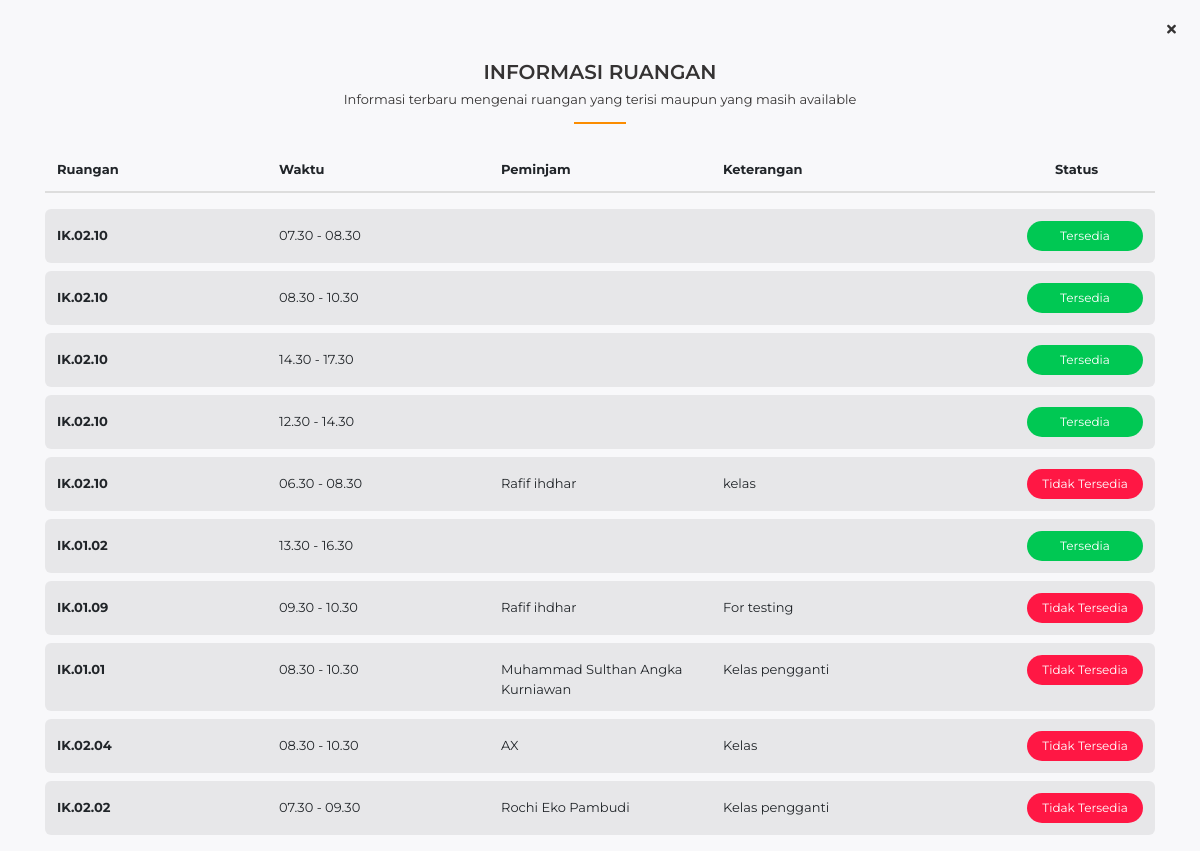
The page /index.php/main/schedule on the database its author committed.
### tables this page shows
CREATE TABLE `booking` (
  `id` varchar(64) NOT NULL,
  `id_peminjam` varchar(64) NOT NULL,
  `id_ruangan` varchar(64) NOT NULL,
  `date` date NOT NULL,
  `date_declined` date NOT NULL,
  `time` varchar(100) NOT NULL,
  `keterangan` varchar(255) NOT NULL,
  `status` varchar(50) NOT NULL,
  `date_created` datetime NOT NULL DEFAULT current_timestamp()
);

CREATE TABLE `ruangan` (
  `id` varchar(64) NOT NULL,
  `id_kategori` varchar(64) NOT NULL,
  `ruangan` varchar(255) NOT NULL,
  `akses` varchar(100) NOT NULL,
  `kapasitas` int(5) NOT NULL,
  `images` varchar(255) NOT NULL,
  `date` datetime NOT NULL DEFAULT current_timestamp()
);

CREATE TABLE `user` (
  `id` varchar(64) NOT NULL,
  `username` varchar(255) NOT NULL,
  `name` varchar(255) NOT NULL,
  `no_telp` varchar(15) NOT NULL,
  `nim` varchar(11) NOT NULL,
  `nip` int(11) NOT NULL,
  `koordinator` varchar(1) NOT NULL,
  `dosen_wali` varchar(64) NOT NULL,
  `prodi` varchar(64) NOT NULL,
  `kode_dosen` varchar(64) NOT NULL,
  `email` varchar(255) NOT NULL,
  `alamat` varchar(255) NOT NULL,
  `images` varchar(255) NOT NULL,
  `password` varchar(255) NOT NULL,
  `salt` varchar(255) NOT NULL,
  `role_id` int(11) NOT NULL,
  `is_active` int(1) NOT NULL,
  `date_created` int(11) NOT NULL,
  `status` varchar(7) NOT NULL DEFAULT 'offline'
);

### application/controllers/Main.php (called while the page is built, shortened)
<?php
class Main extends CI_Controller
{
  public function __construct()
  {
    $this->load->model('main_model');
    $this->load->model('user_model');
    $this->load->library('upload');
    $this->load->library('pagination');
  }
  public function schedule()
  {
    $data['dt_schedule'] = $this->main_model->getDtBookingSchedule();
    $this->load->view('main/schedule', $data);
  }
}

### index.php (called while the page is built, shortened)
<?php
require_once BASEPATH.'core/CodeIgniter.php';

### application/models/Main_model.php (called while the page is built, shortened)
<?php
class Main_model extends CI_Model
{
  public function getDtBookingSchedule()
  {
    $query = "SELECT `ruangan`.`ruangan`,`user`.`name`,`booking`.`date`,`booking`.`time`,`booking`.`keterangan`,`booking`.`status`
    FROM booking JOIN ruangan ON `booking`.`id_ruangan` = `ruangan`.`id`
    JOIN user ON `booking`.`id_peminjam` = `user`.`id`";
    return $this->db->query($query)->result_array();
  }
}

### application/views/main/schedule.php (the view, shortened to what this page needs)
<!DOCTYPE html>
<html lang="en-id">
<head>
  <link rel="stylesheet" href="<?= base_url('assets/vendor/bootstrap-4.5.0-dist/css/bootstrap.min.css'); ?>">
  <link rel="stylesheet" href="<?= base_url('assets/vendor/fontawesome-free-5.13.0-web/css/all.min.css'); ?>">
  <link rel="stylesheet" href="<?= base_url('assets/vendor/owl-carousel/owl.carousel.css'); ?>">
  <link rel="stylesheet" href="<?= base_url('assets/css/style.css'); ?>">
  <link rel="stylesheet" href="https://cdnjs.cloudflare.com/ajax/libs/animate.css/4.0.0/animate.compat.css" />
</head>
<body>
  <div onclick="window.location.href='<?= base_url() ?>'" style="position:fixed;top:20px;right:24px;cursor:pointer;" title="Tutup Layar Penuh">
    <i class="fas fa-times fa"></i>
  </div>
  <div class="fik-jadwal-ruangan">
    <div class="container">
      <div class="fik-section-title text-center">
        <h3>INFORMASI RUANGAN</h3>
        <p>Informasi terbaru mengenai ruangan yang terisi maupun yang masih available</p>
      </div>
      <div class="owl-carousel owl-theme fik-carousel-schedule">
        <?php $start = 0; ?>
        <?php $xIteration = ceil(count($dt_schedule) / 10);
        $iteration = 0;
        while ($iteration < $xIteration) : ?>
          <div class="item">
            <div class="fik-custom-table">
              <table class="table">
                <thead>
                  <tr>
                    <th scope="col">Ruangan</th>
                    <th scope="col">Waktu</th>
                    <th scope="col">Peminjam</th>
                    <th scope="col">Keterangan</th>
                    <th scope="col">
                      <div style="margin-left: 110px;">Status</div>
                    </th>
                  </tr>
                </thead>
                <tbody>
                  <?php $no = 0;
                  $display = 10; ?>
                  <?php foreach (array_slice($dt_schedule, $start, $display) as $d) : ?>
                    <tr>
                      <?php if ($d['status'] == 'Diterima' or $d['status'] == 'Menunggu Acc') : ?>
                        <td><b><?= $d['ruangan'] ?></b></td>
                        <td><?= substr($d['time'], 0, 8) ?><?= substr($d['time'], -5) ?></td>
                        <td><?= $d['name'] ?></td>
                        <td><?= $d['keterangan'] ?></td>
                        <td class="status">
                          <div class="badge badge-danger badge-pill">Tidak Tersedia</div>
                        </td>
                      <?php elseif ($d['status'] == 'Ditolak') : ?>
                        <td><b><?= $d['ruangan'] ?></b></td>
                        <td><?= substr($d['time'], 0, 8) ?><?= substr($d['time'], -5) ?></td>
                        <td></td>
                        <td></td>
                        <td class="status">
                          <div class="badge badge-success badge-pill">Tersedia</div>
                        </td>
                      <?php endif; ?>
                      <?php $temp = $no++;
                      if ($temp == $display - 1) {
                        $start += $temp + 1;
                      }
                      ?>
                    </tr>
                  <?php
                  endforeach; ?>
                </tbody>
              </table>
            </div>
          </div>
          <?php $iteration++ ?>
        <?php endwhile; ?>
      </div>
    </div>
  </div>
</body>
</html>

### assets/css/style.css (style rules this page uses)
* { margin: 0; padding: 0 }
*, *::before, *::after { -webkit-box-sizing: inherit; box-sizing: inherit }
html { overflow-x: hidden; -webkit-box-sizing: border-box; box-sizing: border-box; -ms-text-size-adjust: 100%; -webkit-text-size-adjust: 100%; padding: 0 !important; margin: 0 !important; }
html { -ms-overflow-style: scrollbar; -webkit-tap-highlight-color: transparent }
body { font-family: 'Montserrat' !important; font-size: 13px; font-weight: normal; display: flex; overflow: hidden; flex-direction: column; min-height: 100vh; margin: 0 auto; padding: 60px 0 0 !important; cursor: default; cursor: default; color: #353333; background-color: #f8f8fa }
b, strong { font-weight: 700 }
h1, h2, h3, h4, h5, h6 { font-family: inherit; font-weight: 600; position: relative; margin: 0; padding: 0 }
h3 { font-size: 28px }
p { display: block; margin: 0; padding: 0 }
.badge { display: inline-block; padding: 1px 6px; font-size: 12px; font-weight: 400; line-height: unset; text-align: center; white-space: nowrap; vertical-align: baseline; border-radius: 5px; -webkit-transition: .25s ease; transition: .25s ease }
.badge.badge-pill { padding: 1px 8px; border-radius: 20px }
.btn-success, .badge-success { background-color: #00C853 !important }
.btn-danger, .badge-danger { background-color: #ff1744 !important }
.container, .fab, .fal, .far, .fas { position: relative }
.fik-section-title { position: relative; margin-bottom: 24px }
.fik-section-title::after { content: ' '; display: block; margin-top: 12px; border-bottom: 2px solid #FB8C00; width: 52px; position: relative; left: 50%; -webkit-transform: translateX(-50%); transform: translateX(-50%) }
.fik-section-title h3 { margin-bottom: 6px; font-size: 20px !important; }
.table thead th { border-top: 0; }
.fik-custom-table .table thead { display: block; width: 100% }
.fik-custom-table .table thead tr { border: 0; display: block; width: 100%; border-bottom: 2px solid #ddd }
.fik-custom-table .table thead tr th { border: 0 }
.fik-custom-table .table thead tr:after { clear: both; content: ' '; display: block }
.fik-custom-table .table tbody { display: block; width: 100%; margin-top: 16px }
.fik-custom-table .table tbody tr { display: block; width: 100%; background-color: rgba(0, 0, 0, 0.065); margin-top: 8px; border-radius: 6px }
.fik-custom-table .table tbody tr:after { clear: both; content: ' '; display: block }
.fik-custom-table .table tbody tr td { border: 0; margin-top: 5px }
.fik-custom-table .table tr td, .fik-custom-table .table tr th { width: 20%; float: left }
.fik-custom-table .table tr td.status, .fik-custom-table .table tr th.status { text-align: right; margin-top: 0 }
.fik-custom-table .table tr td.status .badge, .fik-custom-table .table tr th.status .badge { width: 116px; padding: 6px 12px }
.fik-section-title::after { content: ' '; display: block; border-bottom: 2px solid #FB8C00; width: 52px; position: relative; left: 50%; -webkit-transform: translateX(-50%); transform: translateX(-50%) }
.fik-section-title h3 { margin-bottom: 6px }

### rows shown on the page
booking: id_ruangan.ruangan "IK.02.10", time "07.30 -", time "08.30"
booking: id_ruangan.ruangan "IK.02.10", time "08.30 -", time "10.30"
booking: id_ruangan.ruangan "IK.02.10", time "14.30 -", time "17.30"
booking: id_ruangan.ruangan "IK.02.10", time "12.30 -", time "14.30"
booking: id_ruangan.ruangan "IK.02.10", time "06.30 -", time "08.30", user.name "Rafif ihdhar", keterangan "kelas"
booking: id_ruangan.ruangan "IK.01.02", time "13.30 -", time "16.30"
booking: id_ruangan.ruangan "IK.01.09", time "09.30 -", time "10.30", user.name "Rafif ihdhar", keterangan "For testing"
booking: id_ruangan.ruangan "IK.01.01", time "08.30 -", time "10.30", user.name "Muhammad Sulthan Angka Kurniawan", keterangan "Kelas pengganti"
booking: id_ruangan.ruangan "IK.02.04", time "08.30 -", time "10.30", user.name "AX", keterangan "Kelas"
booking: id_ruangan.ruangan "IK.02.02", time "07.30 -", time "09.30", user.name "Rochi Eko Pambudi", keterangan "Kelas pengganti"
